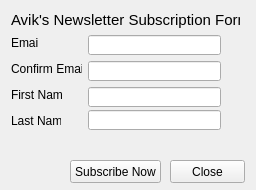
<?xml version="1.0" encoding="UTF-8"?>
<ui version="4.0">
 <class>Form</class>
 <widget class="QWidget" name="Form">
  <property name="geometry">
   <rect>
    <x>0</x>
    <y>0</y>
    <width>256</width>
    <height>190</height>
   </rect>
  </property>
  <property name="windowTitle">
   <string>Form</string>
  </property>
  <widget class="QLabel" name="label">
   <property name="geometry">
    <rect>
     <x>11</x>
     <y>11</y>
     <width>229</width>
     <height>18</height>
    </rect>
   </property>
   <property name="font">
    <font>
     <pointsize>11</pointsize>
    </font>
   </property>
   <property name="text">
    <string>Avik's Newsletter Subscription Form</string>
   </property>
  </widget>
  <widget class="QLabel" name="label_2">
   <property name="geometry">
    <rect>
     <x>11</x>
     <y>35</y>
     <width>28</width>
     <height>16</height>
    </rect>
   </property>
   <property name="text">
    <string>Email:</string>
   </property>
  </widget>
  <widget class="QLabel" name="label_3">
   <property name="geometry">
    <rect>
     <x>11</x>
     <y>61</y>
     <width>71</width>
     <height>16</height>
    </rect>
   </property>
   <property name="text">
    <string>Confirm Email: </string>
   </property>
  </widget>
  <widget class="QLabel" name="label_4">
   <property name="geometry">
    <rect>
     <x>11</x>
     <y>87</y>
     <width>51</width>
     <height>16</height>
    </rect>
   </property>
   <property name="text">
    <string>First Name</string>
   </property>
  </widget>
  <widget class="QLabel" name="label_5">
   <property name="geometry">
    <rect>
     <x>11</x>
     <y>113</y>
     <width>50</width>
     <height>16</height>
    </rect>
   </property>
   <property name="text">
    <string>Last Name</string>
   </property>
  </widget>
  <widget class="QLineEdit" name="lineEdit_email">
   <property name="geometry">
    <rect>
     <x>88</x>
     <y>35</y>
     <width>133</width>
     <height>20</height>
    </rect>
   </property>
  </widget>
  <widget class="QLineEdit" name="lineEdit_confemail">
   <property name="geometry">
    <rect>
     <x>88</x>
     <y>61</y>
     <width>133</width>
     <height>20</height>
    </rect>
   </property>
  </widget>
  <widget class="QLineEdit" name="lineEdit_fname">
   <property name="geometry">
    <rect>
     <x>88</x>
     <y>87</y>
     <width>133</width>
     <height>20</height>
    </rect>
   </property>
  </widget>
  <widget class="QLineEdit" name="lineEdit_lname">
   <property name="geometry">
    <rect>
     <x>88</x>
     <y>110</y>
     <width>133</width>
     <height>20</height>
    </rect>
   </property>
  </widget>
  <widget class="QPushButton" name="pushButton_subscribe">
   <property name="geometry">
    <rect>
     <x>70</x>
     <y>160</y>
     <width>91</width>
     <height>23</height>
    </rect>
   </property>
   <property name="text">
    <string>Subscribe Now</string>
   </property>
  </widget>
  <widget class="QPushButton" name="pushButton_close">
   <property name="geometry">
    <rect>
     <x>170</x>
     <y>160</y>
     <width>75</width>
     <height>23</height>
    </rect>
   </property>
   <property name="text">
    <string>Close</string>
   </property>
  </widget>
  <widget class="QLabel" name="label_warning">
   <property name="geometry">
    <rect>
     <x>90</x>
     <y>130</y>
     <width>131</width>
     <height>20</height>
    </rect>
   </property>
   <property name="font">
    <font>
     <weight>75</weight>
     <bold>true</bold>
    </font>
   </property>
   <property name="styleSheet">
    <string notr="true">color :red;</string>
   </property>
   <property name="text">
    <string/>
   </property>
  </widget>
 </widget>
 <resources/>
 <connections/>
</ui>
